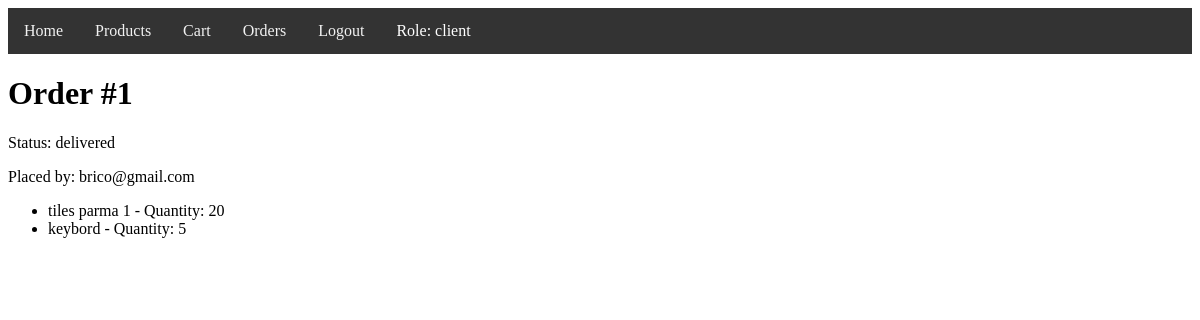
The page /order/1 (signed in) on the database its author committed.
### models/user/user.py (models this page shows)
class User(db.Model):
    id = db.Column(db.Integer, primary_key=True)
    username = db.Column(db.String(150), unique=True, nullable=False)
    password = db.Column(db.String(150), nullable=False)
    role = db.Column(db.String(50), nullable=False, default='user')  # Nowa kolumna
    orders = db.relationship('Order', backref='user', lazy=True)

### models/order/order.py (models this page shows)
class Order(db.Model):
    id = db.Column(db.Integer, primary_key=True)
    user_id = db.Column(db.Integer, db.ForeignKey('user.id'), nullable=False)
    status = db.Column(db.String(50), nullable=False, default='pending')
    created_at = db.Column(db.DateTime, default=datetime.utcnow)
    items = db.relationship('OrderItem', backref='order', lazy=True)

class OrderItem(db.Model):
    id = db.Column(db.Integer, primary_key=True)
    order_id = db.Column(db.Integer, db.ForeignKey('order.id'), nullable=False)
    product_id = db.Column(db.Integer, db.ForeignKey('product.id'), nullable=False)
    quantity = db.Column(db.Integer, nullable=False)
    product = db.relationship('Product')

### models/product/product.py (models this page shows)
class Product(db.Model):
    id = db.Column(db.Integer, primary_key=True)
    name = db.Column(db.String(150), unique=True, nullable=False)
    description = db.Column(db.String(500), nullable=False)
    price = db.Column(db.Float, nullable=False)

### controllers/order/order_view.py (the view)
@order_blueprint.route('/order/<int:order_id>')
def order_detail(order_id):
    if 'user_id' not in session:
        flash('You need to be logged in to view the order.', 'danger')
        return redirect(url_for('user.login'))
    order = Order.query.get_or_404(order_id)
    user = User.query.get(session['user_id'])
    order_user = User.query.get(order.user_id)
    if user.role == 'client' and order.user_id != user.id:
        flash('You do not have permission to view this order.', 'danger')
        return redirect(url_for('order.orders'))
    return render_template('order_detail.html', order=order, user=user, order_user=order_user)

### templates/order_detail.html (shortened to what this page needs)
{% extends "base.html" %}
{% block content %}
<h1>Order #{{ order.id }}</h1>
<p>Status: {{ order.status }}</p>
<p>Placed by: {{ order_user.username }}</p>
<ul>
    {% for item in order.items %}
    <li>
        {{ item.product.name }} - Quantity: {{ item.quantity }}
    </li>
    {% endfor %}
</ul>
{% endblock %}

### templates/base.html (shortened to what this page needs)
<!doctype html>
<html lang="en">
<head>
</head>
<body>
    <div class="navbar">
        <a href="{{ url_for('user.home') }}">Home</a>
        {% if session.get('user_id') %}
            <a href="{{ url_for('product.products') }}">Products</a>
            <a href="{{ url_for('order.cart') }}">Cart</a>
            <a href="{{ url_for('order.orders') }}">Orders</a>
            <a href="{{ url_for('user.logout') }}">Logout</a>
            <span style="color: white; padding: 14px 16px;">Role: {{ session.get('role') }}</span>
        {% else %}
            <a href="{{ url_for('user.login') }}">Login</a>
        {% endif %}
    </div>
    {% block content %}{% endblock %}
</body>
</html>

### templates/base.html (style rules this page uses)
.navbar { display: flex; background-color: #333; overflow: hidden; }
.navbar a { float: left; display: block; color: #f2f2f2; text-align: center; padding: 14px 16px; text-decoration: none; }

### rows shown on the page
User: get "client", username "brico@gmail.com"
Order: id "1", status "delivered"
OrderItem: product.name "tiles parma 1", quantity "20"
OrderItem: product.name "keybord", quantity "5"
